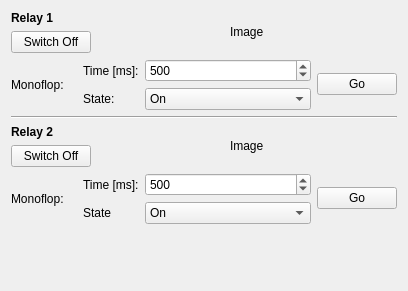
<?xml version="1.0" encoding="UTF-8"?>
<ui version="4.0">
 <class>DualRelayV2</class>
 <widget class="QWidget" name="DualRelayV2">
  <property name="geometry">
   <rect>
    <x>0</x>
    <y>0</y>
    <width>408</width>
    <height>291</height>
   </rect>
  </property>
  <property name="windowTitle">
   <string>Form</string>
  </property>
  <layout class="QVBoxLayout" name="verticalLayout">
   <item>
    <layout class="QVBoxLayout" name="verticalLayout_5">
     <item>
      <layout class="QHBoxLayout" name="horizontalLayout">
       <item>
        <layout class="QVBoxLayout" name="verticalLayout_3">
         <item>
          <widget class="QLabel" name="label_7">
           <property name="font">
            <font>
             <weight>75</weight>
             <bold>true</bold>
            </font>
           </property>
           <property name="text">
            <string>Relay 1</string>
           </property>
          </widget>
         </item>
         <item>
          <widget class="QPushButton" name="dr1_button">
           <property name="text">
            <string>Switch Off</string>
           </property>
          </widget>
         </item>
        </layout>
       </item>
       <item>
        <spacer name="horizontalSpacer">
         <property name="orientation">
          <enum>Qt::Horizontal</enum>
         </property>
         <property name="sizeHint" stdset="0">
          <size>
           <width>40</width>
           <height>20</height>
          </size>
         </property>
        </spacer>
       </item>
       <item>
        <widget class="QLabel" name="dr1_image">
         <property name="sizePolicy">
          <sizepolicy hsizetype="Preferred" vsizetype="Preferred">
           <horstretch>0</horstretch>
           <verstretch>0</verstretch>
          </sizepolicy>
         </property>
         <property name="text">
          <string>Image</string>
         </property>
        </widget>
       </item>
       <item>
        <spacer name="horizontalSpacer_2">
         <property name="orientation">
          <enum>Qt::Horizontal</enum>
         </property>
         <property name="sizeHint" stdset="0">
          <size>
           <width>40</width>
           <height>20</height>
          </size>
         </property>
        </spacer>
       </item>
      </layout>
     </item>
     <item>
      <layout class="QHBoxLayout" name="horizontalLayout_2" stretch="0,0,1,0">
       <item>
        <widget class="QLabel" name="label">
         <property name="text">
          <string>Monoflop:    </string>
         </property>
        </widget>
       </item>
       <item>
        <layout class="QVBoxLayout" name="verticalLayout_6">
         <item>
          <widget class="QLabel" name="label_3">
           <property name="text">
            <string>Time [ms]:</string>
           </property>
          </widget>
         </item>
         <item>
          <widget class="QLabel" name="label_4">
           <property name="text">
            <string>State:</string>
           </property>
          </widget>
         </item>
        </layout>
       </item>
       <item>
        <layout class="QVBoxLayout" name="verticalLayout_7">
         <property name="sizeConstraint">
          <enum>QLayout::SetDefaultConstraint</enum>
         </property>
         <item>
          <widget class="QSpinBox" name="time1_spinbox">
           <property name="sizePolicy">
            <sizepolicy hsizetype="Minimum" vsizetype="Preferred">
             <horstretch>1</horstretch>
             <verstretch>0</verstretch>
            </sizepolicy>
           </property>
           <property name="minimum">
            <number>1</number>
           </property>
           <property name="maximum">
            <number>2147483647</number>
           </property>
           <property name="value">
            <number>500</number>
           </property>
          </widget>
         </item>
         <item>
          <widget class="QComboBox" name="state1_combobox">
           <property name="sizePolicy">
            <sizepolicy hsizetype="Preferred" vsizetype="Preferred">
             <horstretch>0</horstretch>
             <verstretch>0</verstretch>
            </sizepolicy>
           </property>
           <item>
            <property name="text">
             <string>On</string>
            </property>
           </item>
           <item>
            <property name="text">
             <string>Off</string>
            </property>
           </item>
          </widget>
         </item>
        </layout>
       </item>
       <item>
        <widget class="QPushButton" name="go1_button">
         <property name="text">
          <string>Go</string>
         </property>
        </widget>
       </item>
      </layout>
     </item>
    </layout>
   </item>
   <item>
    <widget class="Line" name="line">
     <property name="orientation">
      <enum>Qt::Horizontal</enum>
     </property>
    </widget>
   </item>
   <item>
    <layout class="QVBoxLayout" name="verticalLayout_2">
     <item>
      <layout class="QHBoxLayout" name="horizontalLayout_3">
       <item>
        <layout class="QVBoxLayout" name="verticalLayout_4">
         <item>
          <widget class="QLabel" name="label_8">
           <property name="font">
            <font>
             <weight>75</weight>
             <bold>true</bold>
            </font>
           </property>
           <property name="text">
            <string>Relay 2</string>
           </property>
          </widget>
         </item>
         <item>
          <widget class="QPushButton" name="dr2_button">
           <property name="text">
            <string>Switch Off</string>
           </property>
          </widget>
         </item>
        </layout>
       </item>
       <item>
        <spacer name="horizontalSpacer_3">
         <property name="orientation">
          <enum>Qt::Horizontal</enum>
         </property>
         <property name="sizeHint" stdset="0">
          <size>
           <width>40</width>
           <height>20</height>
          </size>
         </property>
        </spacer>
       </item>
       <item>
        <widget class="QLabel" name="dr2_image">
         <property name="sizePolicy">
          <sizepolicy hsizetype="Preferred" vsizetype="Preferred">
           <horstretch>0</horstretch>
           <verstretch>0</verstretch>
          </sizepolicy>
         </property>
         <property name="text">
          <string>Image</string>
         </property>
        </widget>
       </item>
       <item>
        <spacer name="horizontalSpacer_4">
         <property name="orientation">
          <enum>Qt::Horizontal</enum>
         </property>
         <property name="sizeHint" stdset="0">
          <size>
           <width>40</width>
           <height>20</height>
          </size>
         </property>
        </spacer>
       </item>
      </layout>
     </item>
     <item>
      <layout class="QHBoxLayout" name="horizontalLayout_4" stretch="0,0,1,0">
       <item>
        <widget class="QLabel" name="label_2">
         <property name="sizePolicy">
          <sizepolicy hsizetype="Minimum" vsizetype="Preferred">
           <horstretch>0</horstretch>
           <verstretch>0</verstretch>
          </sizepolicy>
         </property>
         <property name="text">
          <string>Monoflop:    </string>
         </property>
         <property name="margin">
          <number>0</number>
         </property>
        </widget>
       </item>
       <item>
        <layout class="QVBoxLayout" name="verticalLayout_8">
         <item>
          <widget class="QLabel" name="label_5">
           <property name="text">
            <string>Time [ms]:</string>
           </property>
          </widget>
         </item>
         <item>
          <widget class="QLabel" name="label_6">
           <property name="text">
            <string>State</string>
           </property>
          </widget>
         </item>
        </layout>
       </item>
       <item>
        <layout class="QVBoxLayout" name="verticalLayout_9">
         <property name="sizeConstraint">
          <enum>QLayout::SetDefaultConstraint</enum>
         </property>
         <item>
          <widget class="QSpinBox" name="time2_spinbox">
           <property name="sizePolicy">
            <sizepolicy hsizetype="Minimum" vsizetype="Preferred">
             <horstretch>0</horstretch>
             <verstretch>0</verstretch>
            </sizepolicy>
           </property>
           <property name="minimum">
            <number>1</number>
           </property>
           <property name="maximum">
            <number>2147483647</number>
           </property>
           <property name="value">
            <number>500</number>
           </property>
          </widget>
         </item>
         <item>
          <widget class="QComboBox" name="state2_combobox">
           <property name="sizePolicy">
            <sizepolicy hsizetype="Preferred" vsizetype="Preferred">
             <horstretch>0</horstretch>
             <verstretch>0</verstretch>
            </sizepolicy>
           </property>
           <item>
            <property name="text">
             <string>On</string>
            </property>
           </item>
           <item>
            <property name="text">
             <string>Off</string>
            </property>
           </item>
          </widget>
         </item>
        </layout>
       </item>
       <item>
        <widget class="QPushButton" name="go2_button">
         <property name="text">
          <string>Go</string>
         </property>
        </widget>
       </item>
      </layout>
     </item>
    </layout>
   </item>
   <item>
    <spacer name="verticalSpacer_2">
     <property name="orientation">
      <enum>Qt::Vertical</enum>
     </property>
     <property name="sizeHint" stdset="0">
      <size>
       <width>20</width>
       <height>0</height>
      </size>
     </property>
    </spacer>
   </item>
  </layout>
 </widget>
 <resources/>
 <connections/>
</ui>
